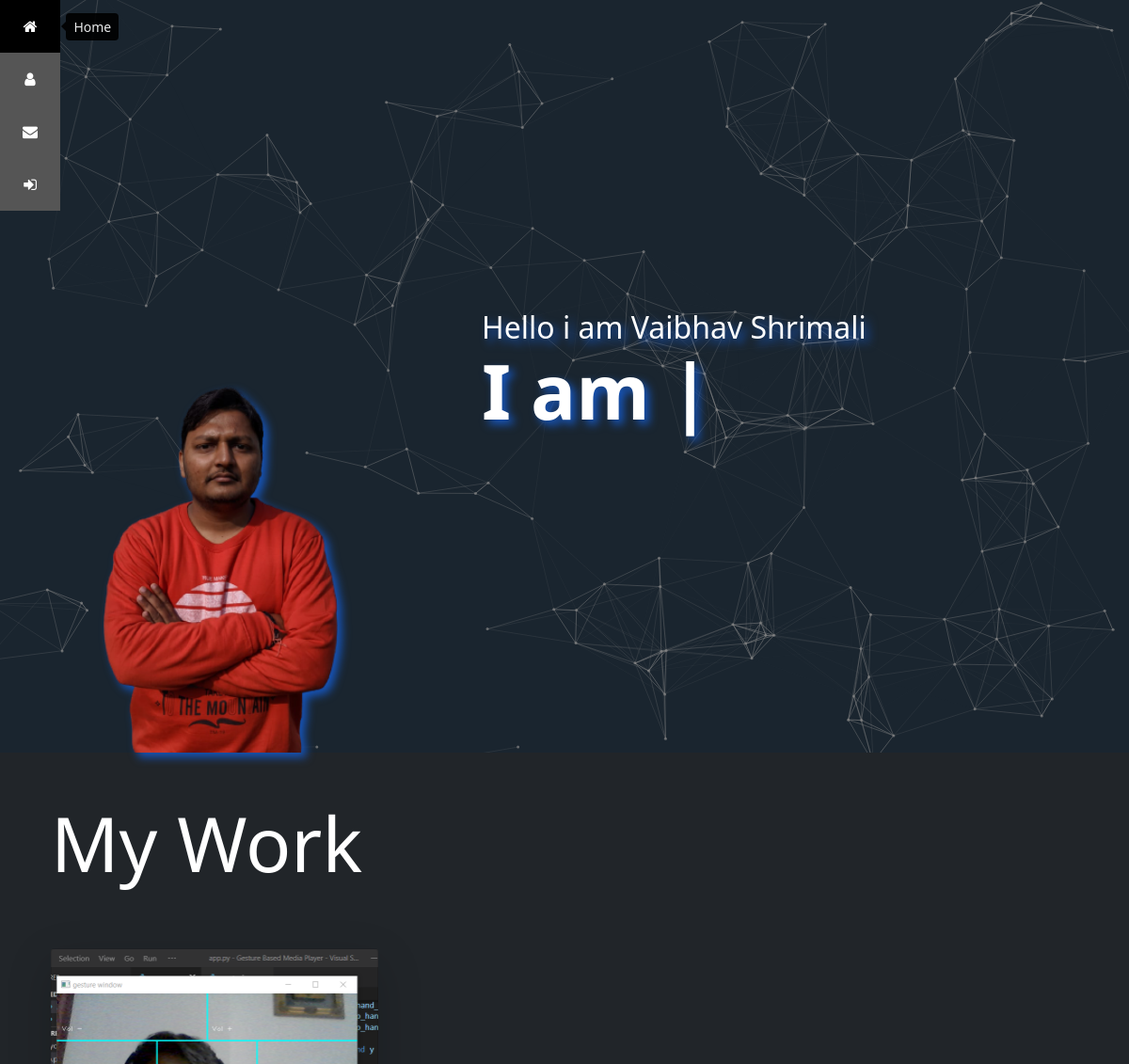
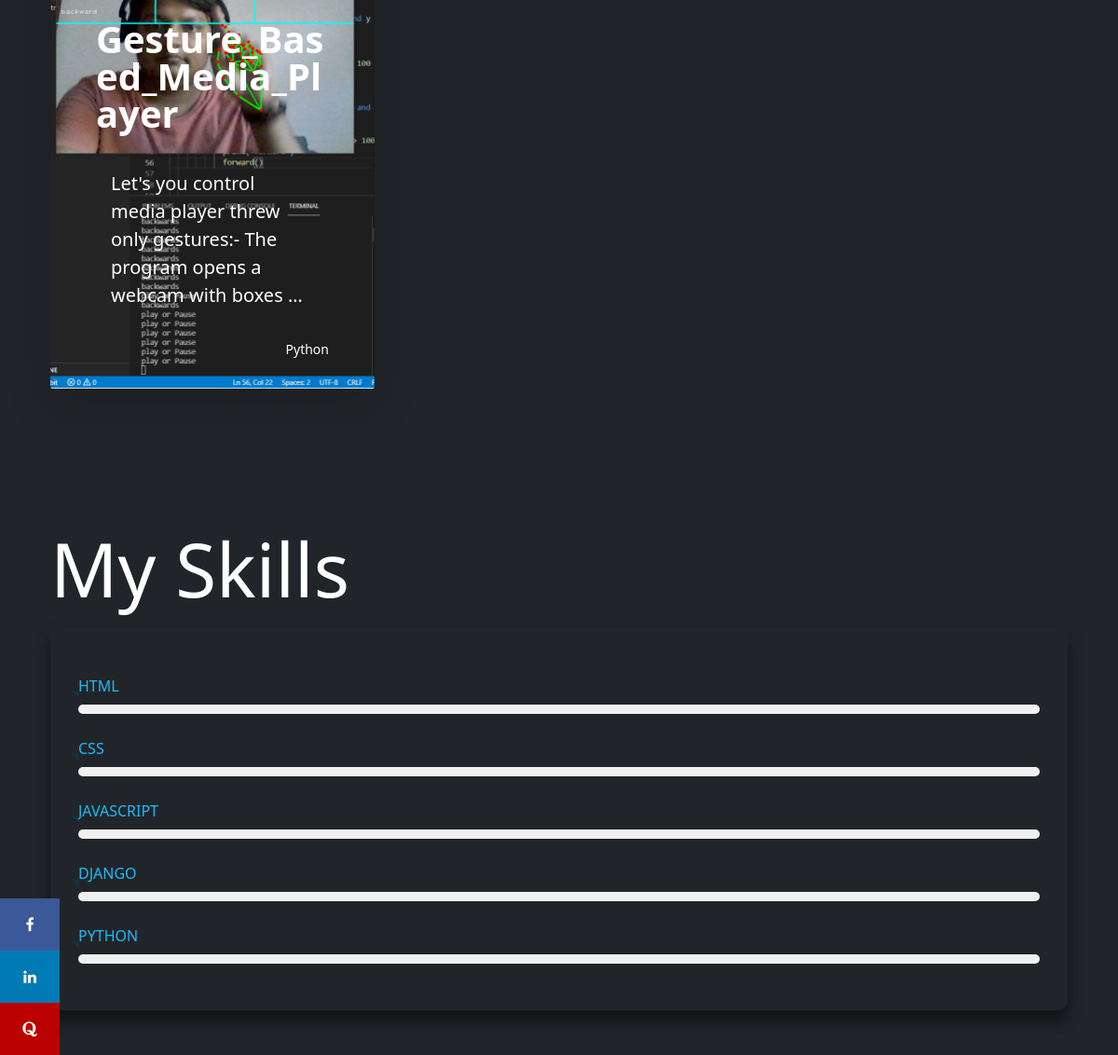
The page / on the database its author committed (2 pictures, top to bottom).
### home/models.py (models this page shows, shortened)
class Project(models.Model):
    name = models.CharField(max_length=100, unique=True)
    desc = models.TextField(help_text='Enter a brief description of the project')
    tech = models.CharField(max_length=100,help_text='Enter comma separated tech stack')
    date = models.DateField(auto_now=True)
    img = models.ImageField(upload_to='project/')
    link = models.URLField(max_length=200, help_text='Enter the link to the project',blank=True,null=True)
    class Meta:
        verbose_name_plural = "Projects"
        ordering = ['date']

class Skill(models.Model):
    name = models.CharField(max_length=100)
    rating = models.IntegerField(default=90,
        validators=[MinValueValidator(1), MaxValueValidator(100)])
    class Meta:
        verbose_name_plural = "Skills"
        ordering = ['-rating']

### home/views.py (the view)
# urls.py: 2. Add a URL to urlpatterns:  path('', views.home, name='home')
def home(request):
    skill_list = Skill.objects.all()
    project_list = Project.objects.all()
    ctx = {
        'skill_list': skill_list,
        'project_list': project_list,
        'title': 'Home',
        'hactive':'class=active',
    }
    return render(request, 'home.html',context=ctx)

### templates/home.html (shortened to what this page needs)
{% extends 'layout/base.html' %}
{% load static %}
{% block body %}
<div id="hero-wrapper"></div>
<div class="container-fluid hero vh-100" id="hero">
    <div class="row vh-100">
        <div class="col-6 offset-md-5 hero-text my-auto">
            <h2>Hello i am Vaibhav Shrimali</h2>
            <p>
                <span class="myinfo">I am a full stack developer</span>
            </p>
        </div>
    </div>
</div>
<div class="container px-4 py-5" id="custom-cards">
    <h2 class="pb-2 text-white display-1">My Work</h2>
    <div class="row row-cols-1 row-cols-lg-3 align-items-stretch g-4 py-5">
        {% for project in project_list %}
        <div class="col">
            <div class="card card-cover h-100 overflow-hidden text-white bg-dark rounded-5 shadow-lg"
                style="background-image: url('{{project.img.url}}');">
                <div class="d-flex flex-column h-100 p-5 pb-3 text-white text-shadow-1">
                    <h2 class="pt-5 mt-5 mb-4 display-6 lh-1 fw-bold">{{project.name}}</h2>
                    <div class="card-body">
                        <p class="lead">{{project.desc|truncatewords:15}}</p>
                    </div>
                    <ul class="d-flex list-unstyled mt-auto">
                        <li class="d-flex align-items-center ">
                            <svg class="bi me-2" width="1em" height="1em">
                                <use xlink:href="#geo-fill"></use>
                            </svg>
                            <small>{{project.tech}}</small>
                        </li>
                    </ul>
                </div>
            </div>
        </div>
        {% endfor %}
    </div>
</div>
<div class="container px-4 py-5" id="custom-cards">
    <h2 class="pb-2 text-white display-1">My Skills</h2>
    <div class="skills">
        <div class="skills-bar">
            {% for skill in skill_list %}
            <div class="bar">
                <div class="info">
                    <span>{{skill.name}}</span>
                </div>
                <div class="progress-line"><span class="{{skill.name}}"></span></div>
            </div>
            {% endfor %}
        </div>
    </div>
</div>
{% endblock body %}

### templates/layout/base.html (shortened to what this page needs)
<!DOCTYPE html>
<html lang="en">
<head>
    <link href="https://cdn.jsdelivr.net/npm/bootstrap@5.1.3/dist/css/bootstrap.min.css" rel="stylesheet"
>
    <link rel="stylesheet" href="https://cdnjs.cloudflare.com/ajax/libs/font-awesome/4.7.0/css/font-awesome.min.css">
</head>
<body class="bg-dark">
    {% include 'partials/menu.html' %}
    {% block body %}{% endblock body %}
</body>
</html>

### templates/partials/menu.html (shortened to what this page needs)
<div class="icon-bar fixed-top">
    <a {{hactive}} href="{% url 'home' %}" data-bs-toggle="tooltip" data-bs-placement="right" title="Home" ><i class="fa fa-home"></i></a>
    <a {{aactive}} href="{% url 'about' %}" data-bs-toggle="tooltip" data-bs-placement="right" title="About"><i class="fa fa-user"></i></a>
    <a {{cactive}} href="{% url 'contact' %}" data-bs-toggle="tooltip" data-bs-placement="right" title="Contact"><i class="fa fa-envelope"></i></a>
    <a {{dactive}} href="{% url 'login' %}" data-bs-toggle="tooltip" data-bs-placement="right" title="Login"><i class="fa fa-sign-in"></i></a>
</div>
<div class="icon-bar fixed-bottom">
    <a {{cactive}} id="facebook" href="https://www.facebook.com/vaibhav.shrimali.16/" target="blank"><i
            class="fa fa-facebook"></i></a>
    <a {{cactive}} id="linkedin" href="https://www.linkedin.com/in/vaibhav-shrimali-01a806a6/" target="blank"><i
            class="fa fa-linkedin"></i></a>
    <a {{cactive}} id="Quora" href="https://www.quora.com/profile/Vaibhav-Shrimali-2" target="blank"><i
            class="fa fa-quora"></i></a>
</div>

### templates/partials/menu.html (style rules this page uses)
body { margin: 0 }
.icon-bar { width: 4rem; background-color: #555; }
.icon-bar a { display: block; text-align: center; padding: 16px; transition: all 0.3s ease; color: white; font-size: 1rem; }
.active { background-color: #0439aa; }
#facebook { background: #3B5998; color: white; }
#linkedin { background: #007bb5; color: white; }
#Quora { background: #bb0000; color: white; }

### rows shown on the page
Project: img (picture), name "Gesture_Based_Media_Player", desc "Let's you control media player threw only gestures:- The program opens a webcam with boxes …", tech "Python"
Skill: name "HTML"
Skill: name "CSS"
Skill: name "JAVASCRIPT"
Skill: name "DJANGO"
Skill: name "PYTHON"
